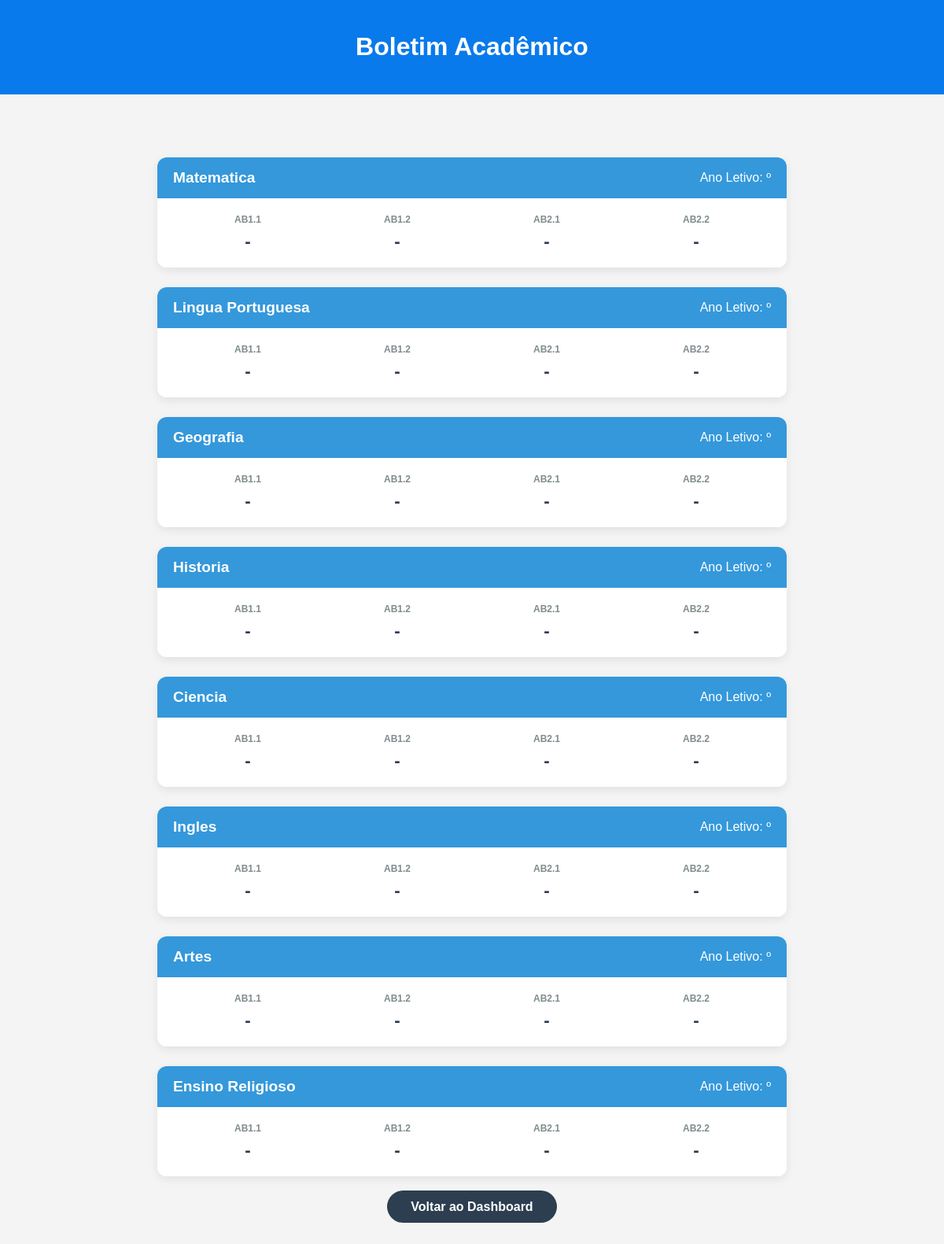
Screenshot of /minhas_notas (signed in) with the database file from the repository.
### tables this page shows
CREATE TABLE materias (
        id INTEGER PRIMARY KEY AUTOINCREMENT,
        nome TEXT NOT NULL
    );

### app.py (the view)
@app.route("/minhas_notas")
def minhas_notas():
    if "usuario_id" not in session:
        return redirect("/login")
    aluno_id = session["usuario_id"]
    conn = conectar()
    cursor = conn.cursor()
    cursor.execute("""
    SELECT ano_letivo
    FROM usuarios
    WHERE id=?
    """,(aluno_id,))
    resultado = cursor.fetchone()
    if not resultado:
        return "Aluno não encontrado"
    ano = resultado[0]
    cursor.execute("""
    SELECT id, nome
    FROM materias
    """)
    materias_db = cursor.fetchall()
    materias = []
    for materia in materias_db:
        materia_id = materia[0]
        materia_nome = materia[1]
        cursor.execute("""
        SELECT ab1_1, ab1_2, ab2_1, ab2_2
        FROM notas
        WHERE aluno_id=? AND materia_id=? AND ano_letivo=?
        """,(aluno_id, materia_id, ano))
        notas = cursor.fetchone()
        if notas:
            ab1_1, ab1_2, ab2_1, ab2_2 = notas
        else:
            ab1_1 = ab1_2 = ab2_1 = ab2_2 = "-"
        materias.append({
            "nome": materia_nome,
            "ab1_1": ab1_1,
            "ab1_2": ab1_2,
            "ab2_1": ab2_1,
            "ab2_2": ab2_2
        })
    conn.close()
    return render_template("minhas_notas.html", materias=materias)

### app.py (called while the page is built)
def conectar():
    return sqlite3.connect("escola.db")

### template/minhas_notas.html (shortened to what this page needs)
<!DOCTYPE html>
<html lang="pt-br">
<head>
    <link rel="stylesheet" href="{{ url_for('static', filename='css/style.css') }}">
</head>
<body>
    <header><h1>Boletim Acadêmico</h1></header>
    <main class="container">
        {% for materia in materias %}
        <div class="materia-card">
            <div class="materia-header">
                <h2>{{ materia.nome.replace('_', ' ') }}</h2>
                <span>Ano Letivo: {{ materia.ano_letivo }}º</span>
            </div>
            <div class="notas-grid">
                <div class="nota-item">
                    <span class="nota-label">AB1.1</span>
                    <span class="nota-valor">{{ materia.ab1_1 or '-' }}</span>
                </div>
                <div class="nota-item">
                    <span class="nota-label">AB1.2</span>
                    <span class="nota-valor">{{ materia.ab1_2 or '-' }}</span>
                </div>
                <div class="nota-item">
                    <span class="nota-label">AB2.1</span>
                    <span class="nota-valor">{{ materia.ab2_1 or '-' }}</span>
                </div>
                <div class="nota-item">
                    <span class="nota-label">AB2.2</span>
                    <span class="nota-valor">{{ materia.ab2_2 or '-' }}</span>
                </div>
            </div>
        </div>
        {% endfor %}
        <div class="btn-container">
            <a href="/dashboard_aluno" class="btn-voltar" style="background: #2c3e50; color: white; padding: 12px 30px; border-radius: 25px; text-decoration: none; font-weight: bold;">Voltar ao Dashboard</a>
        </div>
    </main>
</body>
</html>

### static/css/style.css (style rules this page uses)
body { font-family: Arial, Helvetica, sans-serif; margin:0; background:#f4f4f4; }
header { background:#097aeb; color:rgb(255, 255, 255); padding:20px; text-align:center; }
main { padding:40px; }

### template/minhas_notas.html (style rules this page uses)
.container { width: 90%; max-width: 800px; margin: 40px auto; }
.materia-card { background: white; margin-bottom: 25px; border-radius: 12px; overflow: hidden; box-shadow: 0 4px 12px rgba(0,0,0,0.08); }
.materia-header { background: #3498db; color: white; padding: 15px 20px; display: flex; justify-content: space-between; align-items: center; }
.materia-header h2 { margin: 0; font-size: 1.2rem; }
.notas-grid { display: grid; grid-template-columns: repeat(4, 1fr); text-align: center; padding: 20px; background: #fff; }
.nota-item { display: flex; flex-direction: column; gap: 8px; }
.nota-label { font-size: 12px; color: #7f8c8d; font-weight: bold; text-transform: uppercase; }
.nota-valor { font-size: 1.4rem; font-weight: bold; color: #2c3e50; }
.btn-container { margin-top: 30px; text-align: center; }

### rows the page displays
materias: nome.replace "Matematica", ab1_1 "-", ab1_2 "-", ab2_1 "-", ab2_2 "-"
materias: nome.replace "Lingua Portuguesa", ab1_1 "-", ab1_2 "-", ab2_1 "-", ab2_2 "-"
materias: nome.replace "Geografia", ab1_1 "-", ab1_2 "-", ab2_1 "-", ab2_2 "-"
materias: nome.replace "Historia", ab1_1 "-", ab1_2 "-", ab2_1 "-", ab2_2 "-"
materias: nome.replace "Ciencia", ab1_1 "-", ab1_2 "-", ab2_1 "-", ab2_2 "-"
materias: nome.replace "Ingles", ab1_1 "-", ab1_2 "-", ab2_1 "-", ab2_2 "-"
materias: nome.replace "Artes", ab1_1 "-", ab1_2 "-", ab2_1 "-", ab2_2 "-"
materias: nome.replace "Ensino Religioso", ab1_1 "-", ab1_2 "-", ab2_1 "-", ab2_2 "-"
